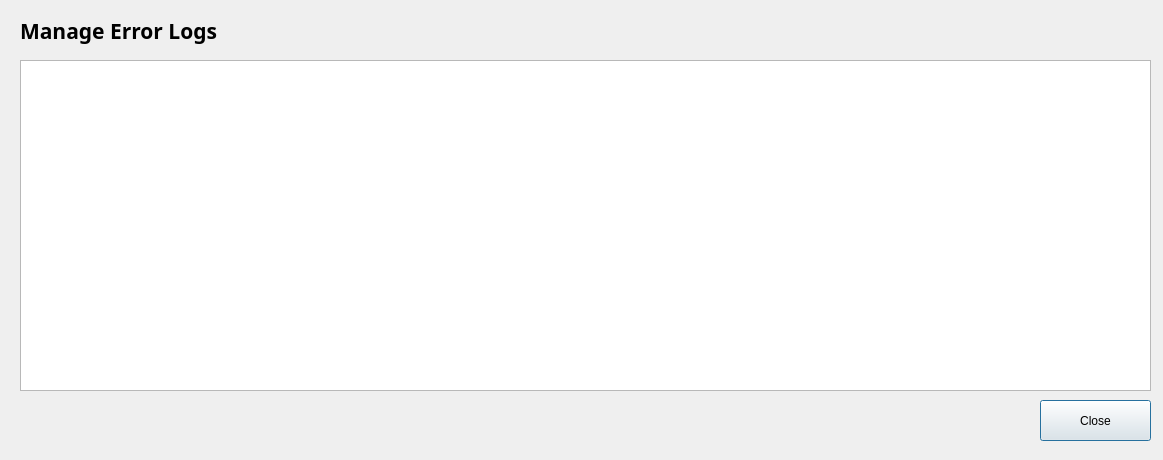
<?xml version="1.0" encoding="UTF-8"?>
<ui version="4.0">
 <class>ManageErrorLogs</class>
 <widget class="QDialog" name="ManageErrorLogs">
  <property name="geometry">
   <rect>
    <x>0</x>
    <y>0</y>
    <width>1163</width>
    <height>460</height>
   </rect>
  </property>
  <property name="windowTitle">
   <string>Manage Error Logs</string>
  </property>
  <widget class="QTableView" name="tableView">
   <property name="geometry">
    <rect>
     <x>20</x>
     <y>60</y>
     <width>1131</width>
     <height>331</height>
    </rect>
   </property>
  </widget>
  <widget class="QLabel" name="label">
   <property name="geometry">
    <rect>
     <x>20</x>
     <y>10</y>
     <width>311</width>
     <height>41</height>
    </rect>
   </property>
   <property name="font">
    <font>
     <family>Raleway</family>
     <pointsize>16</pointsize>
     <bold>true</bold>
    </font>
   </property>
   <property name="text">
    <string>Manage Error Logs</string>
   </property>
  </widget>
  <widget class="QPushButton" name="pushButton_save">
   <property name="geometry">
    <rect>
     <x>1040</x>
     <y>400</y>
     <width>111</width>
     <height>41</height>
    </rect>
   </property>
   <property name="text">
    <string>Close</string>
   </property>
  </widget>
 </widget>
 <resources/>
 <connections/>
</ui>
